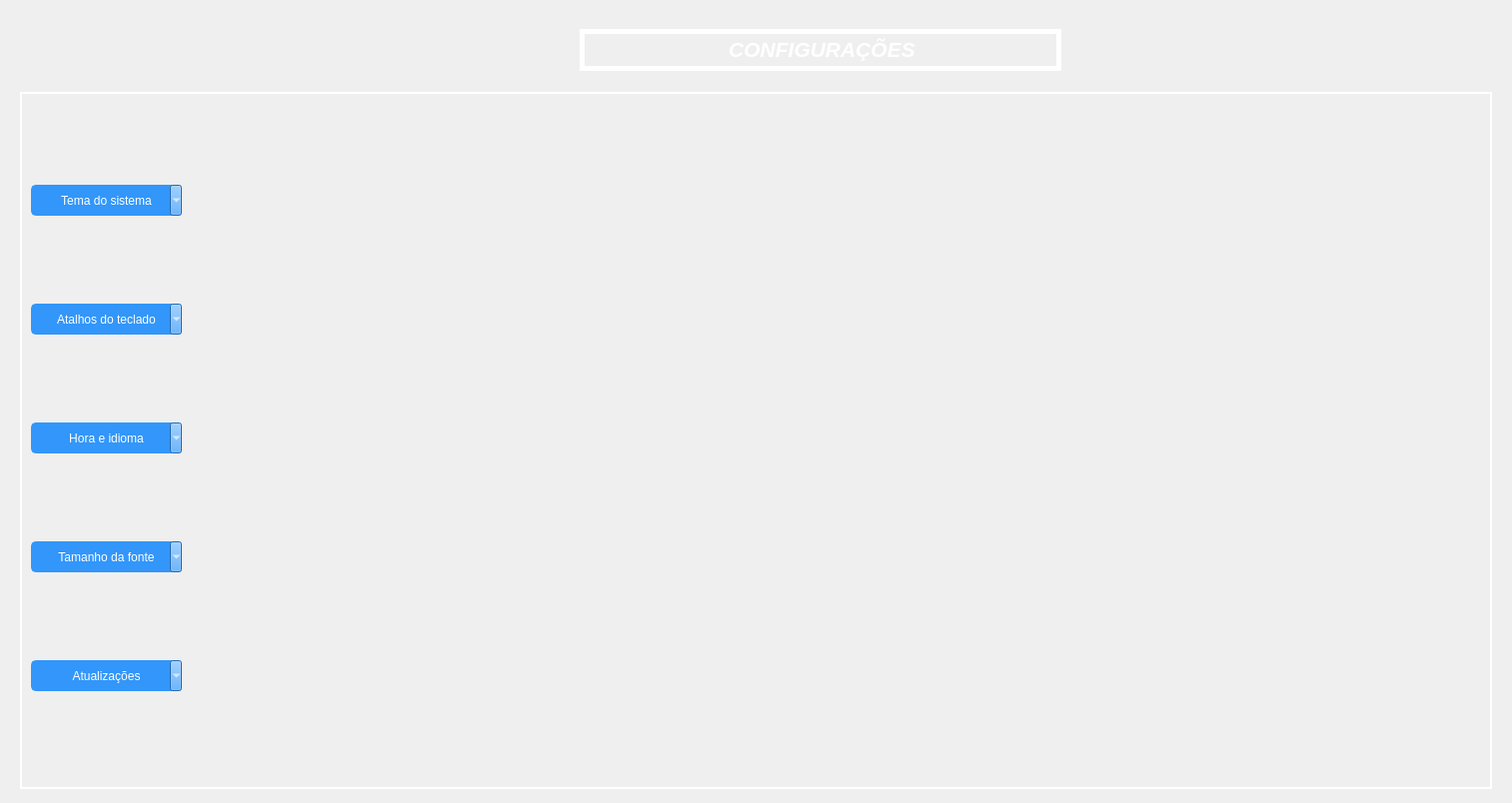
         <widget class="QWidget" name="pg_configuracoes">
          <layout class="QGridLayout" name="gridLayout_36">
           <item row="0" column="0">
            <widget class="QFrame" name="frame_pg_configuracoes">
             <property name="sizePolicy">
              <sizepolicy hsizetype="Expanding" vsizetype="Expanding">
               <horstretch>0</horstretch>
               <verstretch>0</verstretch>
              </sizepolicy>
             </property>
             <property name="frameShape">
              <enum>QFrame::NoFrame</enum>
             </property>
             <property name="frameShadow">
              <enum>QFrame::Raised</enum>
             </property>
             <layout class="QGridLayout" name="gridLayout_54">
              <item row="0" column="0">
               <spacer name="horizontalSpacer_2">
                <property name="orientation">
                 <enum>Qt::Horizontal</enum>
                </property>
                <property name="sizeHint" stdset="0">
                 <size>
                  <width>545</width>
                  <height>20</height>
                 </size>
                </property>
               </spacer>
              </item>
              <item row="0" column="1">
               <widget class="QFrame" name="frame_configuracoes">
                <property name="sizePolicy">
                 <sizepolicy hsizetype="Expanding" vsizetype="Expanding">
                  <horstretch>0</horstretch>
                  <verstretch>0</verstretch>
                 </sizepolicy>
                </property>
                <property name="minimumSize">
                 <size>
                  <width>500</width>
                  <height>0</height>
                 </size>
                </property>
                <property name="maximumSize">
                 <size>
                  <width>0</width>
                  <height>80</height>
                 </size>
                </property>
                <property name="frameShape">
                 <enum>QFrame::NoFrame</enum>
                </property>
                <property name="frameShadow">
                 <enum>QFrame::Raised</enum>
                </property>
                <layout class="QGridLayout" name="gridLayout_55">
                 <item row="0" column="0">
                  <widget class="QLabel" name="label_configuracoes">
                   <property name="sizePolicy">
                    <sizepolicy hsizetype="Expanding" vsizetype="Expanding">
                     <horstretch>0</horstretch>
                     <verstretch>0</verstretch>
                    </sizepolicy>
                   </property>
                   <property name="minimumSize">
                    <size>
                     <width>0</width>
                     <height>42</height>
                    </size>
                   </property>
                   <property name="maximumSize">
                    <size>
                     <width>16777215</width>
                     <height>106</height>
                    </size>
                   </property>
                   <property name="styleSheet">
                    <string notr="true">QLabel {
    color: white;
    text-align: center; /* Centraliza o texto horizontalmente */
    vertical-align: middle; /* Centraliza o texto verticalmente */
	border: 5px solid white;
}

</string>
                   </property>
                   <property name="text">
                    <string>&lt;html&gt;&lt;head/&gt;&lt;body&gt;&lt;p align=&quot;center&quot;&gt;&lt;span style=&quot; font-size:16pt; font-weight:600; font-style:italic;&quot;&gt;CONFIGURAÇÕES&lt;/span&gt;&lt;/p&gt;&lt;/body&gt;&lt;/html&gt;</string>
                   </property>
                  </widget>
                 </item>
                </layout>
               </widget>
              </item>
              <item row="0" column="2">
               <spacer name="horizontalSpacer">
                <property name="orientation">
                 <enum>Qt::Horizontal</enum>
                </property>
                <property name="sizeHint" stdset="0">
                 <size>
                  <width>416</width>
                  <height>20</height>
                 </size>
                </property>
               </spacer>
              </item>
              <item row="1" column="0" colspan="3">
               <widget class="QFrame" name="frame_botoes_configuracoes">
                <property name="sizePolicy">
                 <sizepolicy hsizetype="Expanding" vsizetype="Expanding">
                  <horstretch>0</horstretch>
                  <verstretch>0</verstretch>
                 </sizepolicy>
                </property>
                <property name="minimumSize">
                 <size>
                  <width>0</width>
                  <height>698</height>
                 </size>
                </property>
                <property name="maximumSize">
                 <size>
                  <width>16777215</width>
                  <height>686</height>
                 </size>
                </property>
                <property name="styleSheet">
                 <string notr="true">QFrame {
    border: 2px solid white;
}
</string>
                </property>
                <property name="frameShape">
                 <enum>QFrame::StyledPanel</enum>
                </property>
                <property name="frameShadow">
                 <enum>QFrame::Raised</enum>
                </property>
                <layout class="QVBoxLayout" name="verticalLayout_7">
                 <item>
                  <widget class="QToolButton" name="tool_tema">
                   <property name="sizePolicy">
                    <sizepolicy hsizetype="Expanding" vsizetype="Expanding">
                     <horstretch>0</horstretch>
                     <verstretch>0</verstretch>
                    </sizepolicy>
                   </property>
                   <property name="maximumSize">
                    <size>
                     <width>151</width>
                     <height>31</height>
                    </size>
                   </property>
                   <property name="styleSheet">
                    <string notr="true">QToolButton {
                background-color: rgb(50, 150, 250);
                color: white;
                border-radius: 5px;
                border: 2px solid rgb(50, 150, 250);
                padding: 5px 10px;
            }
            QToolButton:hover {
                background-color: rgb(100, 180, 255);
                border: 2px solid rgb(100, 180, 255);
            }
            </string>
                   </property>
                   <property name="text">
                    <string>Tema do sistema</string>
                   </property>
                   <property name="popupMode">
                    <enum>QToolButton::MenuButtonPopup</enum>
                   </property>
                   <property name="toolButtonStyle">
                    <enum>Qt::ToolButtonTextOnly</enum>
                   </property>
                  </widget>
                 </item>
                 <item>
                  <widget class="QToolButton" name="tool_atalhos">
                   <property name="sizePolicy">
                    <sizepolicy hsizetype="Expanding" vsizetype="Expanding">
                     <horstretch>0</horstretch>
                     <verstretch>0</verstretch>
                    </sizepolicy>
                   </property>
                   <property name="maximumSize">
                    <size>
                     <width>151</width>
                     <height>31</height>
                    </size>
                   </property>
                   <property name="styleSheet">
                    <string notr="true">QToolButton {
                background-color: rgb(50, 150, 250);
                color: white;
                border-radius: 5px;
                border: 2px solid rgb(50, 150, 250);
                padding: 5px 10px;
            }
            QToolButton:hover {
                background-color: rgb(100, 180, 255);
                border: 2px solid rgb(100, 180, 255);
            }
            </string>
                   </property>
                   <property name="text">
                    <string>Atalhos do teclado</string>
                   </property>
                   <property name="popupMode">
                    <enum>QToolButton::MenuButtonPopup</enum>
                   </property>
                   <property name="toolButtonStyle">
                    <enum>Qt::ToolButtonTextOnly</enum>
                   </property>
                  </widget>
                 </item>
                 <item>
                  <widget class="QToolButton" name="tool_hora">
                   <property name="maximumSize">
                    <size>
                     <width>151</width>
                     <height>31</height>
                    </size>
                   </property>
                   <property name="styleSheet">
                    <string notr="true">QToolButton {
                background-color: rgb(50, 150, 250);
                color: white;
                border-radius: 5px;
                border: 2px solid rgb(50, 150, 250);
                padding: 5px 10px;
            }
            QToolButton:hover {
                background-color: rgb(100, 180, 255);
                border: 2px solid rgb(100, 180, 255);
            }
            </string>
                   </property>
                   <property name="text">
                    <string>Hora e idioma</string>
                   </property>
                   <property name="popupMode">
                    <enum>QToolButton::MenuButtonPopup</enum>
                   </property>
                  </widget>
                 </item>
                 <item>
                  <widget class="QToolButton" name="tool_fonte">
                   <property name="maximumSize">
                    <size>
                     <width>151</width>
                     <height>31</height>
                    </size>
                   </property>
                   <property name="styleSheet">
                    <string notr="true">QToolButton {
                background-color: rgb(50, 150, 250);
                color: white;
                border-radius: 5px;
                border: 2px solid rgb(50, 150, 250);
                padding: 5px 10px;
            }
            QToolButton:hover {
                background-color: rgb(100, 180, 255);
                border: 2px solid rgb(100, 180, 255);
            }
            </string>
                   </property>
                   <property name="text">
                    <string>Tamanho da fonte</string>
                   </property>
                   <property name="popupMode">
                    <enum>QToolButton::MenuButtonPopup</enum>
                   </property>
                  </widget>
                 </item>
                 <item>
                  <widget class="QToolButton" name="tool_atualizacoes">
                   <property name="maximumSize">
                    <size>
                     <width>151</width>
                     <height>31</height>
                    </size>
                   </property>
                   <property name="styleSheet">
                    <string notr="true">QToolButton {
                background-color: rgb(50, 150, 250);
                color: white;
                border-radius: 5px;
                border: 2px solid rgb(50, 150, 250);
                padding: 5px 10px;
            }
            QToolButton:hover {
                background-color: rgb(100, 180, 255);
                border: 2px solid rgb(100, 180, 255);
            }
            </string>
                   </property>
                   <property name="text">
                    <string>Atualizações</string>
                   </property>
                   <property name="popupMode">
                    <enum>QToolButton::MenuButtonPopup</enum>
                   </property>
                   <property name="toolButtonStyle">
                    <enum>Qt::ToolButtonTextOnly</enum>
                   </property>
                  </widget>
                 </item>
                </layout>
               </widget>
              </item>
             </layout>
            </widget>
           </item>
          </layout>
         </widget>
